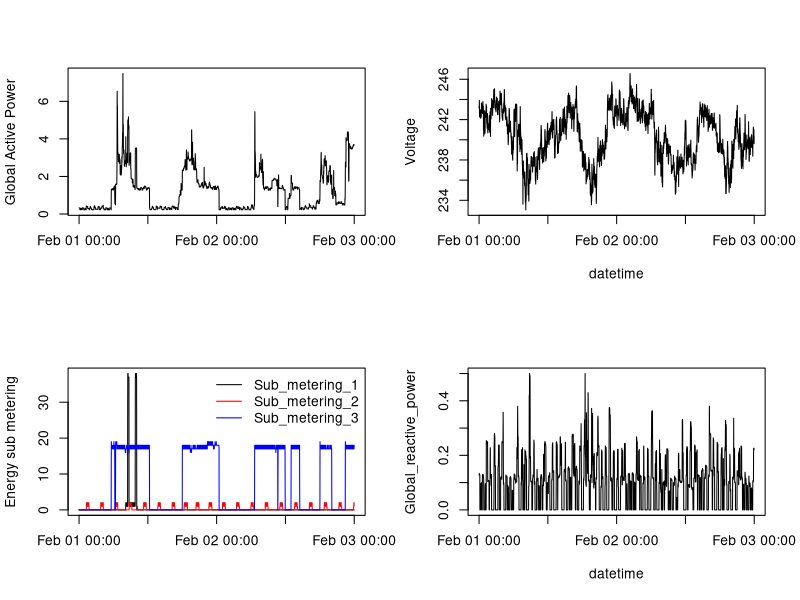

Source code (R):
library(readr)
library(lubridate)

# Read in data filtered to by only keeping rows within dates
# [2007-02-01:2007-02-02]
data <- read_csv('filtered_data.csv')

# Convert date & time to datetime
date <- ymd_hms(paste(data$Date, data$Time))

png('plot4.png')
par(mfrow=c(2, 2))

# First subplot
plot(date, data$Global_active_power, type='l', ylab='Global Active Power', xlab=NA)

# Second subplot
plot(date, data$Voltage, type='l', ylab='Voltage',
     xlab='datetime')

# Third subplot
meterings <- paste0('Sub_metering_', 1:3)
colors <- c('black', 'red', 'blue')

plot(date, data[[meterings[1]]], ylab="Energy sub metering",
     xlab=NA, type='n')

mapply(function(column, color) lines(date, data[[column]], col=color),
       meterings, colors)
legend('topright', legend=meterings, lwd=1, col=colors, bty='n')

# Fourth plot
plot(date, data$Global_reactive_power, type='l', ylab='Global_reactive_power',
     xlab='datetime')

dev.off()
par(mfrow=c(1, 1))
